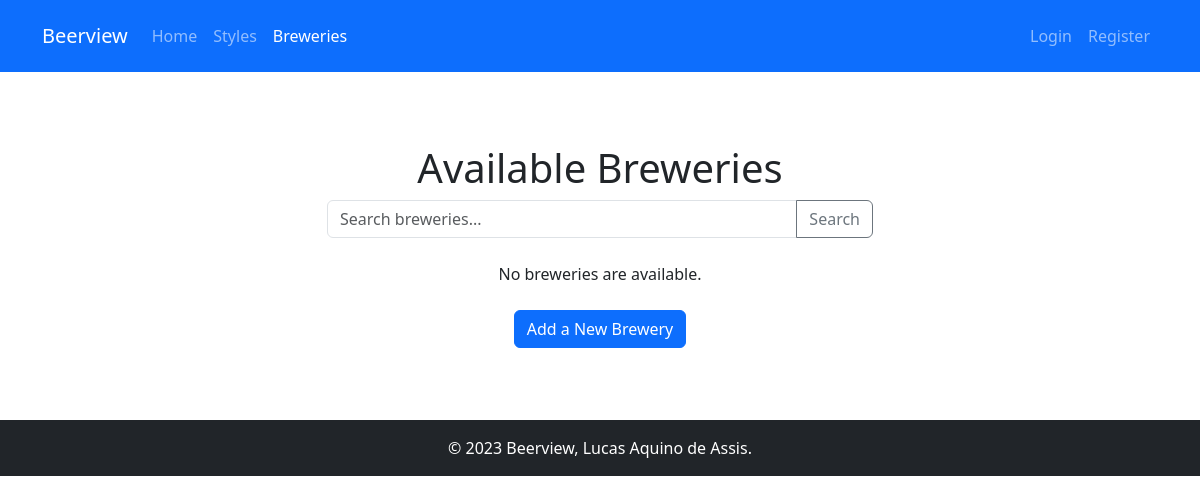
Page /breweries/ on the earlier database version.
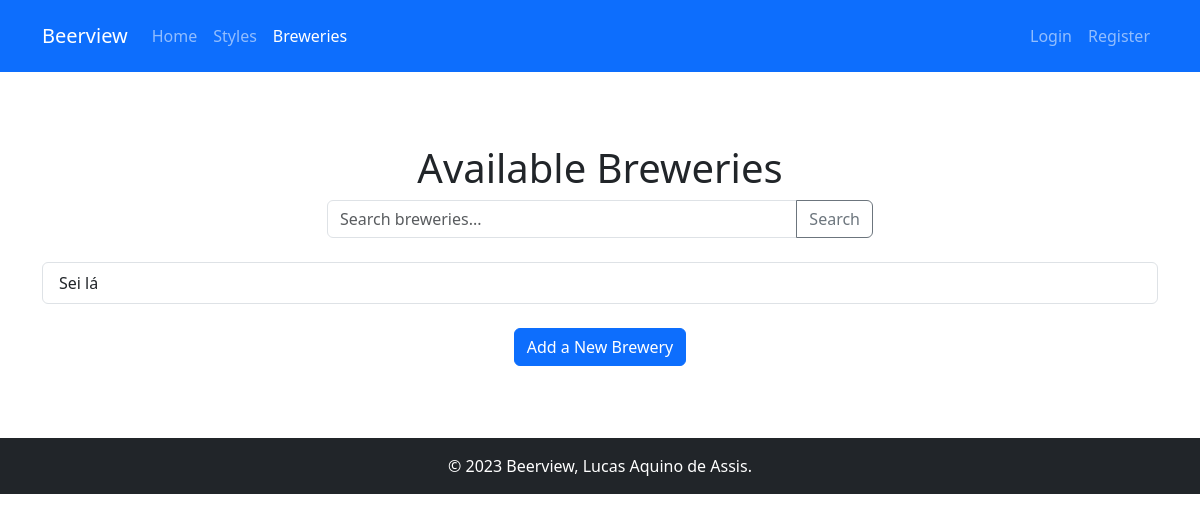
Same page on the later database version.
### beerview/models.py (models this page shows, shortened)
class Brewery(models.Model):
    name = models.CharField(max_length=255)
    address = models.OneToOneField(
        Address,
        on_delete=models.CASCADE
    )
    user = models.ForeignKey(
        'auth.User',
        on_delete=models.SET_NULL,
        null=True
    )
    class Meta:
        verbose_name_plural = "breweries"

### beerview/views.py (the view)
# urls.py: path('breweries/', views.breweries, name='breweries'),
def breweries(request):
    breweries = Brewery.objects.all()
    context = {
        "breweries": breweries,
    }
    return render(request, "beerview/breweries.html", context)

### beerview/templates/beerview/breweries.html
{% extends 'base_generic.html' %}
{% load django_bootstrap5 %}
{% block content %}
<div class="py-5">
    <h1 class="text-center">Available Breweries</h1>
    <div class="row justify-content-center mb-4">
        <div class="col-md-6">
            <form method="get" action="{% url 'search_breweries' %}" class="input-group">
                <input type="text" name="q" class="form-control" placeholder="Search breweries...">
                <button class="btn btn-outline-secondary" type="submit">Search</button>
            </form>
        </div>
    </div>
    {% if breweries %}
        <div class="list-group">
        {% for brewery in breweries %}
            <a href="{% url 'brewery_details' brewery.id %}" class="list-group-item list-group-item-action">{{ brewery.name }}</a>
        {% endfor %}
        </div>
    {% else %}
        <p class="text-center">No breweries are available.</p>
    {% endif %}
    <div class="text-center mt-4">
        <a href="{% url 'add_brewery' %}" class="btn btn-primary">Add a New Brewery</a>
    </div>
</div>
{% endblock %}

Differences in the rows shown:
added Brewery: name "Sei lá"
Other differences:
text no longer shown: "No breweries are available."
